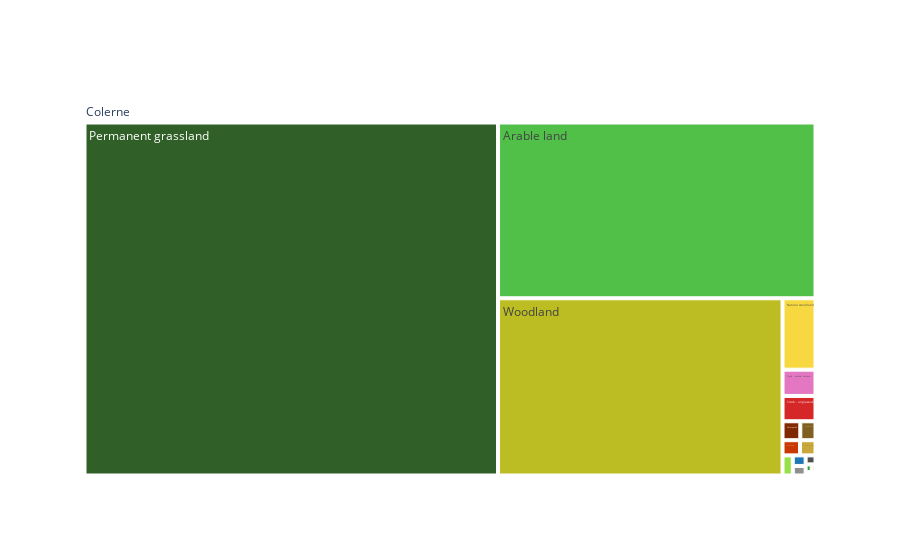

The cell this chart's notebook holds for it:
### Code cell
# Land cover
df_pc_land_cover =   df_pc[df_pc.mapName == "RPA_Landcovers"]

fig = go.Figure(go.Treemap(
    labels = df_pc_land_cover["groupColumnValue"],
    parents = df_pc_land_cover["NAME"],
    values =  df_pc_land_cover["value"],
    marker_colors =# ["#A40000FF", "#061B55FF", "#007E2FFF", "#FFCD12FF", "#B86092FF", "#721B3EFF", "#00B7A7FF"]
    [
        
         "#50C048FF", "#282828FF", "#98E048FF", "#802800FF", "#F84800FF", "#806020FF", "#C83800FF", "#F8D840FF", "#489040FF", "#C8A838FF", "#306028FF", "#505050FF", "#F8F8F8FF", "#909090FF",
"#1F77B4FF", "#FF7F0EFF", "#2CA02CFF", "#D62728FF", "#9467BDFF", "#8C564BFF", "#E377C2FF",  "#BCBD22FF", "#17BECFFF","#A40000FF", "#061B55FF", "#007E2FFF", "#FFCD12FF", "#B86092FF", "#721B3EFF", "#00B7A7FF",
    #  "#1F77B4FF", "#FF7F0EFF", "#2CA02CFF", "#D62728FF", "#9467BDFF", "#8C564BFF", "#E377C2FF", "#7F7F7FFF", "#BCBD22FF", "#17BECFFF","#A40000FF", "#061B55FF", "#007E2FFF", "#FFCD12FF", "#B86092FF", "#721B3EFF", "#00B7A7FF"]
    
    ])
)

fig.show()

### Figure 1 — Plotly figure (JSON) as saved in the notebook; plotly's stock layout.template omitted (floating-point values rounded to 4 significant figures)
{"data": [{"labels": ["Arable land", "Drain/ditch/dyke", "Farm building", "Farmyards", "Gallop", "Hard standing", "Metalled track", "Natural woodland", "Notional - scrub", "Permanent crops", "Permanent grassland", "Pond", "Residential dwelling, house", "Residential gardens", "Rivers and Streams type 2", "Rivers and Streams type 3", "Roads", "Scrub - ungrazeable", "Storage area", "Structure", "Track - natural surface", "Woodland"], "marker": {"colors": ["#50C048FF", "#282828FF", "#98E048FF", "#802800FF", "#F84800FF", "#806020FF", "#C83800FF", "#F8D840FF", "#489040FF", "#C8A838FF", "#306028FF", "#505050FF", "#F8F8F8FF", "#909090FF", "#1F77B4FF", "#FF7F0EFF", "#2CA02CFF", "#D62728FF", "#9467BDFF", "#8C564BFF", "#E377C2FF", "#BCBD22FF", "#17BECFFF", "#A40000FF", "#061B55FF", "#007E2FFF", "#FFCD12FF", "#B86092FF", "#721B3EFF", "#00B7A7FF"]}, "parents": ["Colerne", "Colerne", "Colerne", "Colerne", "Colerne", "Colerne", "Colerne", "Colerne", "Colerne", "Colerne", "Colerne", "Colerne", "Colerne", "Colerne", "Colerne", "Colerne", "Colerne", "Colerne", "Colerne", "Colerne", "Colerne", "Colerne"], "type": "treemap", "values": [272.2, 0.02305, 1.006, 1.642, 0.04466, 1.403, 1.294, 11.49, 0.04007, 1.147, 712.2, 0.4349, 0.01189, 0.599, 0.6615, 0.1421, 0.2248, 4.076, 0.03983, 0.00819, 4.224, 246.0]}], "layout": {}}
